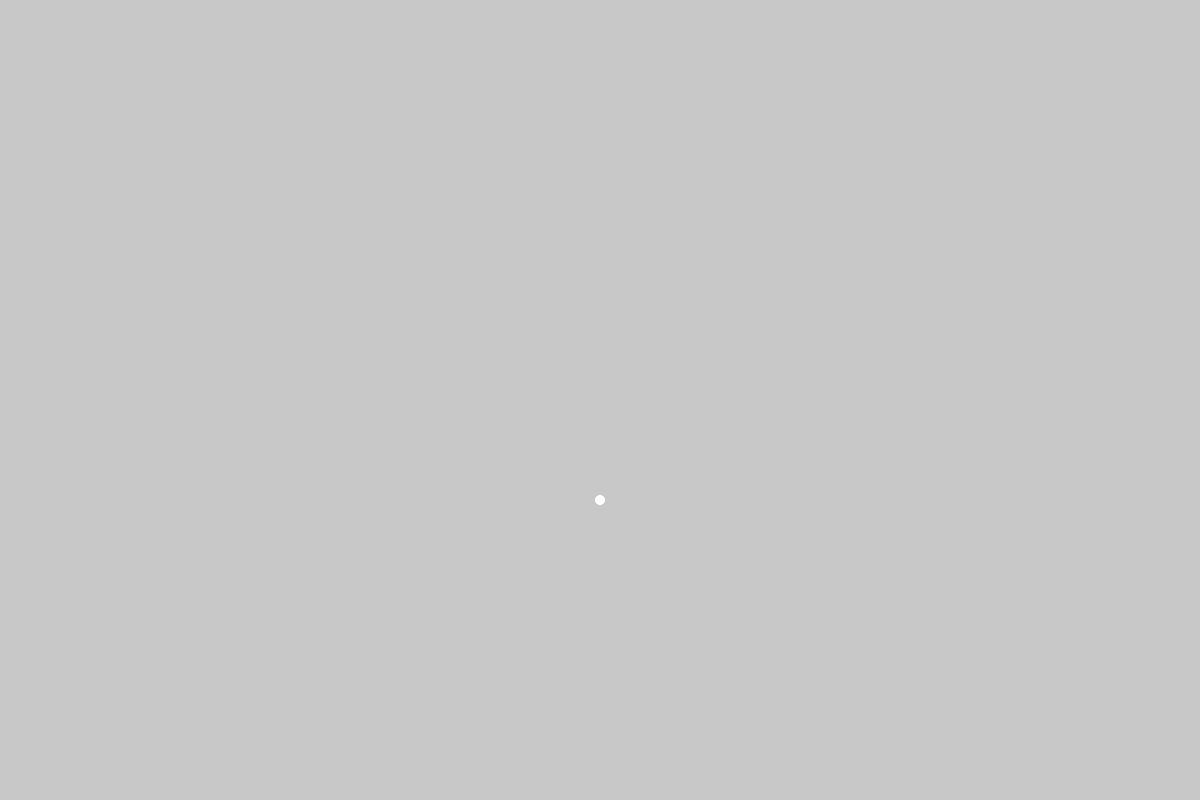
Frame 1 (no input)
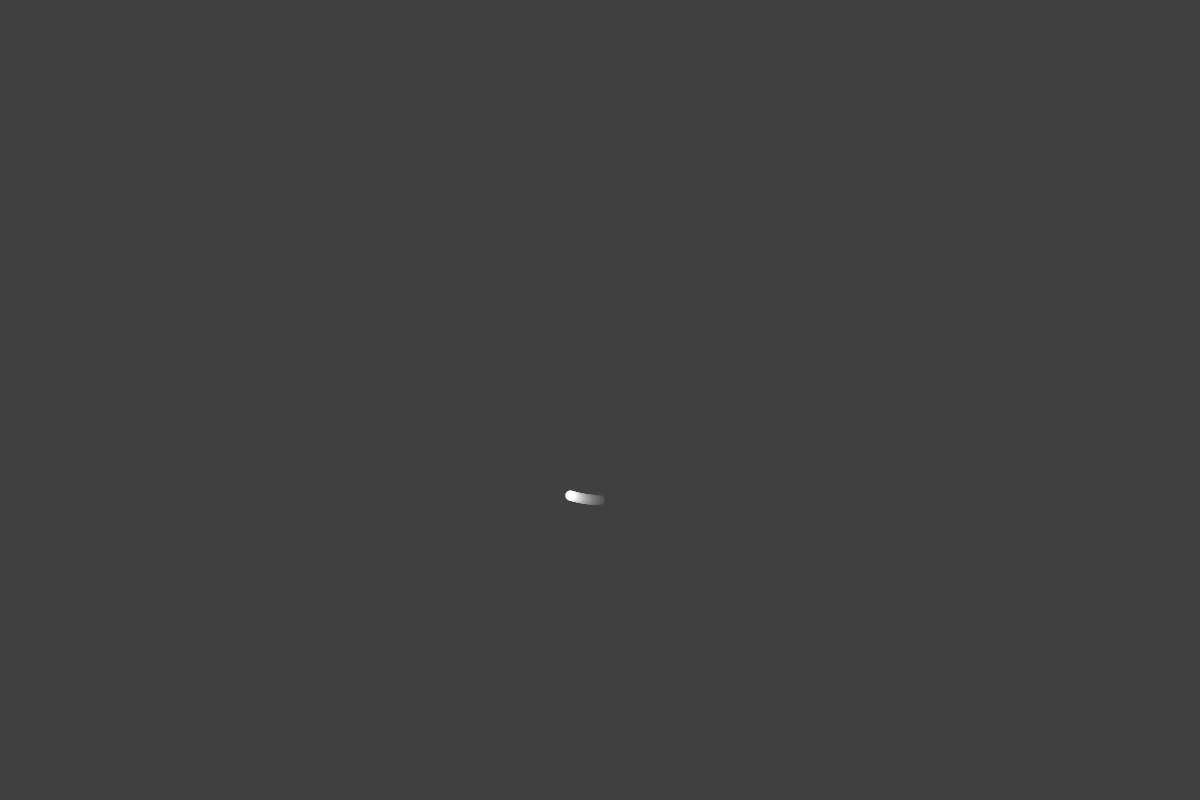
Frame 60 (the mouse pressed at the canvas centre just before this capture)
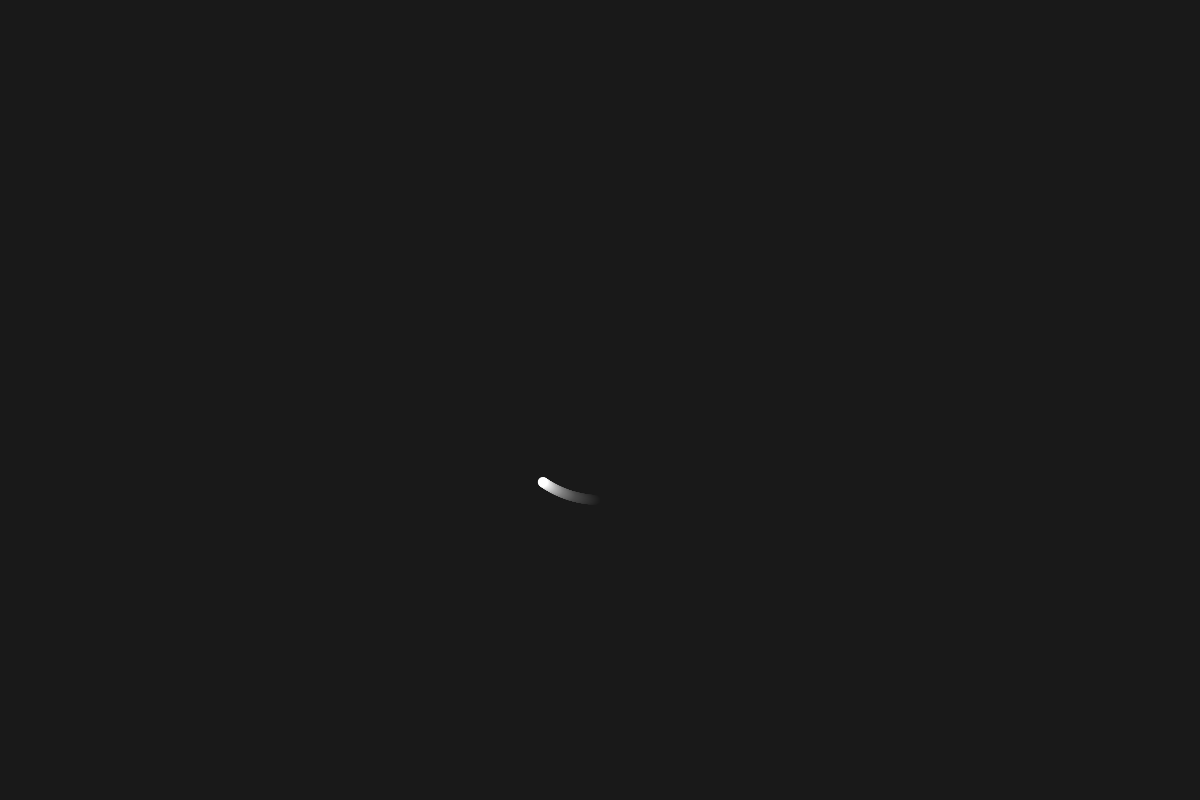
Frame 120 (the mouse held since frame 60 and released just before this capture)

The Processing sketch that drew these frames (run headless with seeded random() and noise(); from frame 60 on, the mouse is pressed at the canvas centre):

// Processing sketch: sketch_230216a4
// ── sketch_230216a4.pde
 class planet
 {
   float speed = 1.0;
   float angle = 0.0;
   float dist = 100.0;
   float size = 10.0;
   color col = color(255,255,255);

   planet()
   {
     this.speed = random(-1,1);
   }

   void update()
   {
     this.angle = this.angle + this.speed;
   }

   void draw()
   {
    pushMatrix();
     rotate(radians(this.angle));
     translate(0,this.dist);
     fill(this.col); //paint it white
     circle(0,0,this.size); //drawing the circle
    popMatrix(); 
   }
 }

// ── main.pde
planet first = new planet();

void setup()
{
 size(1200,800);   
}

void draw()
{
  noStroke();
  fill(0,0,0,5);
  rect(0,0,width,height);
  translate(width/2,height/2);
  
  first.draw();
  first.update();
}
